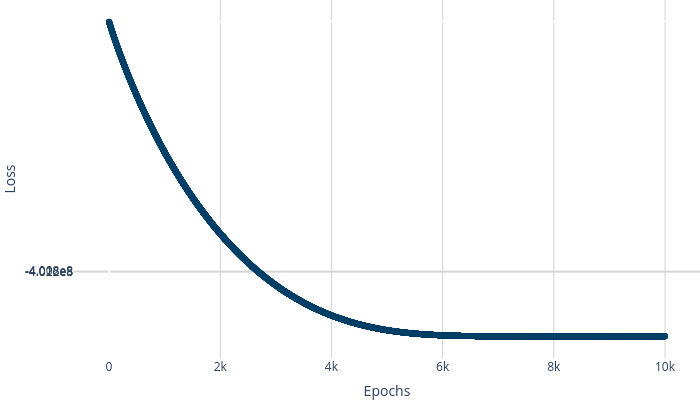

Notebook source saved alongside this figure:
### Markdown cell above
## Post-processing

### Code cell
#| code-fold: true

# plt.figure()
# plt.plot(lossTraining)
# plt.xlabel("Epochs")
# plt.ylabel("Loss")
# plt.show()

fig = go.Figure()


fig.add_trace(go.Scatter(y=lossTraining, mode='lines+markers', name='du/dx', line=dict(color='#01426a')
))

fig.update_layout(
    margin=dict(l=0, r=0, t=0, b=0),
    plot_bgcolor='rgba(0,0,0,0)',  # Remove background color
    width=700, 
    height=400,  
    xaxis=dict(title='Epochs',
    showgrid=True,
    gridcolor='lightgray'),
    yaxis=dict(title='Loss',
    tickvals=[-4.022e8, -4.016e8, -4.008e8],
    ticktext=['-4.022e8', '-4.016e8', '-4.008e8'],
    showgrid=True,
    gridcolor='lightgray',),
)

fig.show()

### Figure 1 — Plotly figure (JSON) as saved in the notebook; plotly's stock layout.template omitted (floating-point values rounded to 4 significant figures; data arrays with more than 128 entries replaced by an {"elided": "..."} marker saying what was removed)
{"data": [{"line": {"color": "#01426a"}, "mode": "lines+markers", "name": "du/dx", "type": "scatter", "y": {"elided": "10000 float values"}}], "layout": {"height": 400, "margin": {"b": 0, "l": 0, "r": 0, "t": 0}, "plot_bgcolor": "rgba(0,0,0,0)", "width": 700, "xaxis": {"gridcolor": "lightgray", "showgrid": true, "title": {"text": "Epochs"}}, "yaxis": {"gridcolor": "lightgray", "showgrid": true, "ticktext": ["-4.022e8", "-4.016e8", "-4.008e8"], "tickvals": [-402200000, -401600000, -400800000], "title": {"text": "Loss"}}}}
